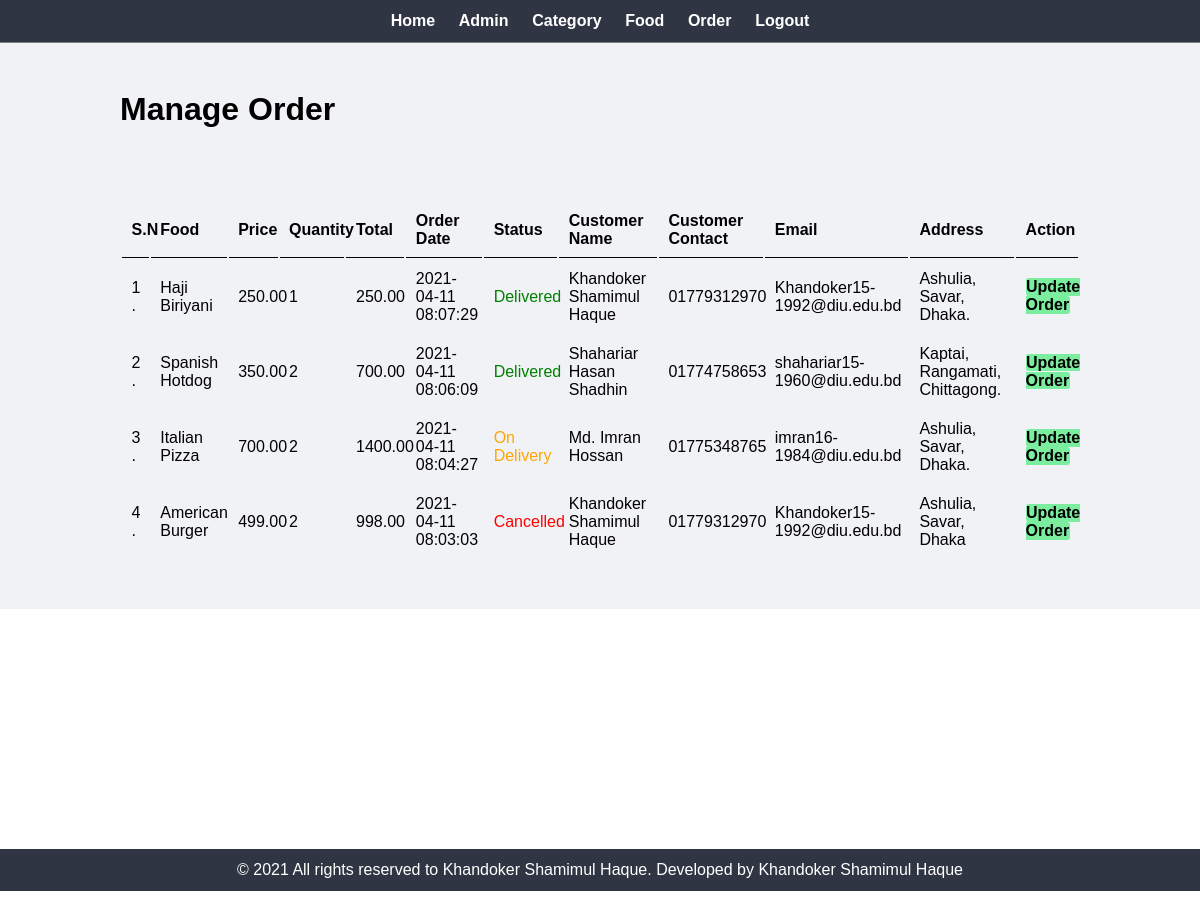
Page /admin/manage-order.php (signed in) on the committed database.
### tables this page shows
CREATE TABLE `tbl_order` (
  `id` int(10) UNSIGNED NOT NULL,
  `food` varchar(150) NOT NULL,
  `price` decimal(10,2) NOT NULL,
  `qty` int(11) NOT NULL,
  `total` decimal(10,2) NOT NULL,
  `order_date` datetime NOT NULL,
  `status` varchar(50) NOT NULL,
  `customer_name` varchar(150) NOT NULL,
  `customer_contact` varchar(20) NOT NULL,
  `customer_email` varchar(150) NOT NULL,
  `customer_address` varchar(255) NOT NULL
);

### admin/manage-order.php (the view, shortened to what this page needs)
<?php include("partials/menu.php"); ?>
<div class="main-content">
    <div class="wrapper">
        <h1>Manage Order</h1>
        <br>
        <br>
        <br><br>
        <table class="tbl-full">
            <tr>
                <th>S.N</th>
                <th>Food</th>
                <th>Price</th>
                <th>Quantity</th>
                <th>Total</th>
                <th>Order Date</th>
                <th>Status</th>
                <th>Customer Name</th>
                <th>Customer Contact</th>
                <th>Email</th>
                <th>Address</th>
                <th>Action</th>
            </tr>
            <?php
            $sql="SELECT * FROM tbl_order ORDER BY id DESC";
            $res=mysqli_query($conn, $sql);
            $count = mysqli_num_rows($res);
            $sn=1;
            if ($count > 0) {
                while ($rows = mysqli_fetch_assoc($res)) {
                    $id = $rows['id'];
                    $food = $rows['food'];
                    $price = $rows['price'];
                    $qty = $rows['qty'];
                    $total = $rows['total'];
                    $order_date = $rows['order_date'];
                    $status = $rows['status'];
                    $customer_name = $rows['customer_name'];
                    $customer_contact = $rows['customer_contact'];
                    $customer_email = $rows['customer_email'];
                    $customer_address = $rows['customer_address'];
            ?>
                    <tr>
                        <td><?php echo $sn++; ?> .</td>
                        <td><?php echo $food ?></td>
                        <td><?php echo $price ?></td>
                        <td><?php echo $qty ?></td>
                        <td><?php echo $total ?></td>
                        <td><?php echo $order_date ?></td>
                        <td>
                            <?php
                            if($status=='Ordered')
                            {
                                echo "<label>$status</label>";
                            }
                            elseif($status=='On Delivery')
                            {
                                echo "<label style='color: orange'>$status</label>";
                            }
                            elseif($status=='Delivered')
                            {
                                echo "<label style='color: green'>$status</label>";
                            }
                            elseif($status=='Cancelled')
                            {
                                echo "<label style='color:red'>$status</label>";
                            }
                            ?>
                        </td>
                        <td><?php echo $customer_name ?></td>
                        <td><?php echo $customer_contact ?></td>
                        <td><?php echo $customer_email ?></td>
                        <td><?php echo $customer_address ?></td>
                        <td>
                            <a href="<?php echo SITEURL; ?>admin/update-order.php?id=<?php echo $id; ?>" class="btn-secondary">Update Order</a>
                        </td>
                    </tr>
            <?php
                }
            } else {
                echo "<tr><td colspan='12' class='error'>Order not Available.</td></tr>";
            }
            ?>
        </table>
    </div>
</div>
<?php include("partials/footer.php"); ?>

### css/admin.css (style rules this page uses)
* { margin: 0; padding: 0; font-family: Arial, Helvetica, sans-serif; text-decoration: none; }
.wrapper { padding: 1%; width: 80%; margin: 0 auto; }
.tbl-full { width: 100%; }
table tr th { border-bottom: 1px solid black; padding: 1%; text-align: left; }
table tr td { padding: 1%; }
.btn-secondary { background-color: #7bed9f; padding: 1%; color: black; text-decoration: none; font-weight: bold; border-radius: 3px; }
.main-content { background-color: #f1f2f6; padding: 3% 0; }

### rows in the picture
tbl_order: food "Haji Biriyani", price "250.00", qty "1", total "250.00", order_date "2021-04-11 08:07:29", status "Delivered", customer_name "Khandoker Shamimul Haque", customer_contact "01779312970", customer_email "Khandoker15-1992@diu.edu.bd", customer_address "Ashulia, Savar, Dhaka."
tbl_order: food "Spanish Hotdog", price "350.00", qty "2", total "700.00", order_date "2021-04-11 08:06:09", status "Delivered", customer_name "Shahariar Hasan Shadhin", customer_contact "01774758653", customer_email "shahariar15-1960@diu.edu.bd", customer_address "Kaptai, Rangamati, Chittagong."
tbl_order: food "Italian Pizza", price "700.00", qty "2", total "1400.00", order_date "2021-04-11 08:04:27", status "On Delivery", customer_name "Md. Imran Hossan", customer_contact "01775348765", customer_email "imran16-1984@diu.edu.bd", customer_address "Ashulia, Savar, Dhaka."
tbl_order: food "American Burger", price "499.00", qty "2", total "998.00", order_date "2021-04-11 08:03:03", status "Cancelled", customer_name "Khandoker Shamimul Haque", customer_contact "01779312970", customer_email "Khandoker15-1992@diu.edu.bd", customer_address "Ashulia, Savar, Dhaka"
